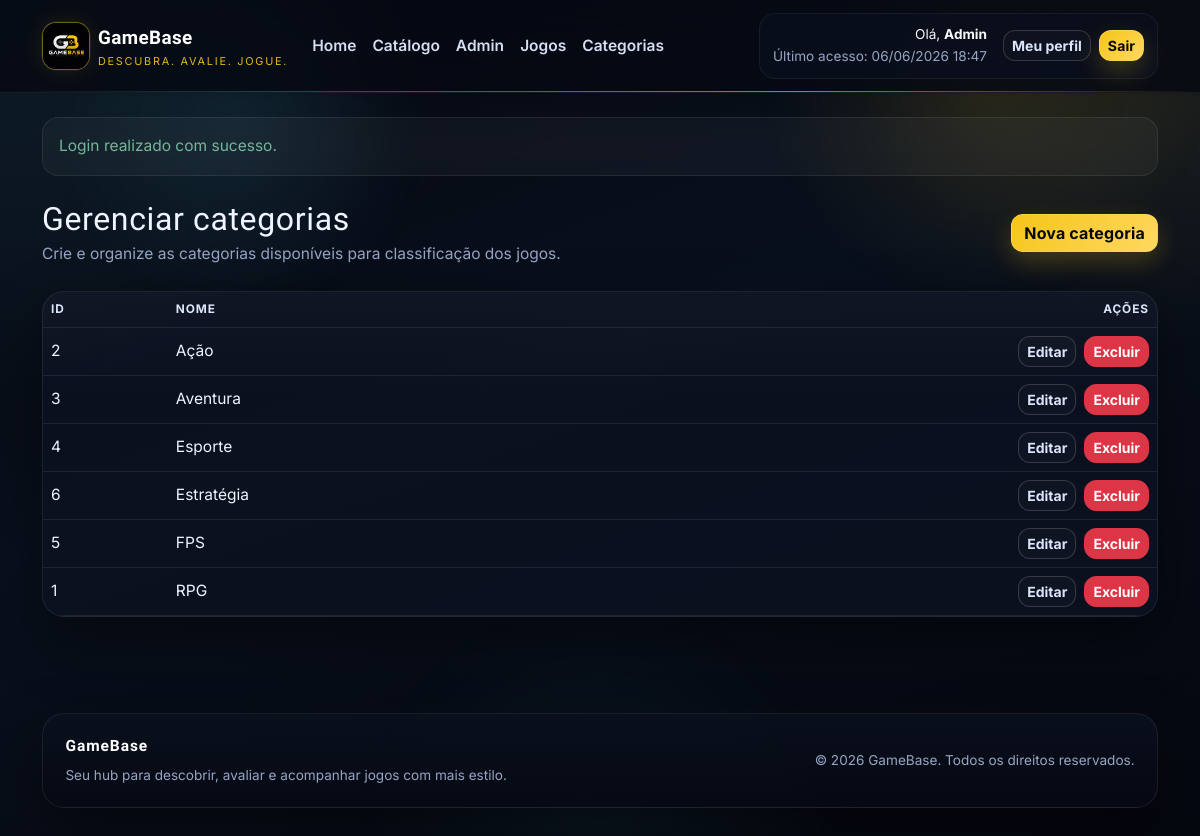
The page /index.php?page=admin_categorias (signed in) on the database its author committed.
### tables this page shows
CREATE TABLE categorias (
    id INT AUTO_INCREMENT PRIMARY KEY,
    nome VARCHAR(80) NOT NULL UNIQUE
);

### controllers/CategoriaController.php (called while the page is built, shortened)
<?php
class CategoriaController
{
    private Categoria $categoriaModel;
    public function __construct()
    {
        $this->categoriaModel = new Categoria();
    }
    public function adminCategorias(): void
    {
        render('admin/categorias_lista.php', [
            'pageTitle' => 'Gerenciar categorias',
            'categorias' => $this->categoriaModel->listarTodas(),
        ]);
    }
}

### models/Categoria.php (called while the page is built, shortened)
<?php
class Categoria
{
    private PDO $conn;
    public function __construct()
    {
        $this->conn = Database::getConnection();
    }
    public function listarTodas(): array
    {
        $stmt = $this->conn->query('SELECT * FROM categorias ORDER BY nome ASC');
        return $stmt->fetchAll();
    }
}

### config/database.php (called while the page is built, shortened)
<?php
class Database
{
    private static ?PDO $connection = null;
    public static function getConnection(): PDO
    {
        if (self::$connection instanceof PDO) {
            return self::$connection;
        }
        $host = getenv("GAMEBASE_DB_HOST") ?: "localhost";
        $dbname = getenv("GAMEBASE_DB_NAME") ?: "gamebase";
        $username = getenv("GAMEBASE_DB_USER") ?: "root";
        $password = getenv("GAMEBASE_DB_PASS");
        $password = $password !== false ? $password : "root";
        $charset = getenv("GAMEBASE_DB_CHARSET") ?: "utf8mb4";
        $dsn = sprintf(
            "mysql:host=%s;dbname=%s;charset=%s",
            $host,
            $dbname,
            $charset
        );
        try {
            self::$connection = self::createPdo($dsn, $username, $password);
        } catch (Throwable $exception) {
            if (function_exists("debugLog")) {
                debugLog(
                    "initial",
                    "H1",
                    "config/database.php:42",
                    "database connection failed",
                    [
                        "host" => $host,
                        "database" => $dbname,
                        "errorType" => get_class($exception),
                        "errorCode" => (string) $exception->getCode(),
                        "errorMessage" => $exception->getMessage(),
                    ]
                );
            }
            if ((string) $exception->getCode() === "1049") {
                try {
                    if (function_exists("debugLog")) {
                        debugLog(
                            "post-fix",
                            "H1",
                            "config/database.php:50",
                            "database missing, starting bootstrap",
                            [
                                "host" => $host,
                                "database" => $dbname,
                                "schemaExists" => is_file(
                                    dirname(__DIR__) . "/database/gamebase.sql"
                                ),
                            ]
                        );
                    }
                    self::bootstrapDatabase(
                        $host,
                        $dbname,
                        $username,
                        $password,
                        $charset
                    );
                    self::$connection = self::createPdo(
                        $dsn,
                        $username,
                        $password
                    );
                    if (function_exists("debugLog")) {
                        debugLog(
                            "post-fix",
                            "H1",
                            "config/database.php:62",
                            "database bootstrap completed",
                            [
                                "host" => $host,
                                "database" => $dbname,
                            ]
                        );
                    }
                    return self::$connection;
                } catch (Throwable $bootstrapException) {
                    if (function_exists("debugLog")) {
                        debugLog(
                            "post-fix",
                            "H1",
                            "config/database.php:73",
                            "database bootstrap failed",
                            [
                                "host" => $host,
                                "database" => $dbname,
                                "errorType" => get_class($bootstrapException),
                                "errorCode" => (string) $bootstrapException->getCode(),
                                "errorMessage" => $bootstrapException->getMessage(),
                            ]
                        );
                    }
                    http_response_code(500);
                    die("<h1>Erro ao inicializar o banco</h1>" .
                        "<p>" .
                        htmlspecialchars(
                            "O banco gamebase nao existe e a inicializacao automatica falhou.",
                            ENT_QUOTES,
                            "UTF-8"
                        ) .
                        "</p>" .
                        "<p>" .
                        htmlspecialchars(
                            "Verifique se o MySQL esta ativo e se o arquivo database/gamebase.sql esta acessivel.",
                            ENT_QUOTES,
                            "UTF-8"
                        ) .
                        "</p>" .
                        "<p>" .
                        htmlspecialchars(
                            "Detalhe tecnico: " .
                                $bootstrapException->getMessage(),
                            ENT_QUOTES,
                            "UTF-8"
                        ) .
                        "</p>");
                }
            }
            http_response_code(500);
            $mensagem = "Nao foi possivel conectar ao banco de dados GameBase.";
            $orientacao =
                "Verifique host, nome do banco, usuario e senha em config/database.php ou nas variaveis de ambiente GAMEBASE_DB_*.";
            $credenciais = sprintf(
                "Configuracao atual: host=%s | banco=%s | usuario=%s",
                $host,
                $dbname,
                $username
            );
            $detalheTecnico = "Detalhe tecnico: " . $exception->getMessage();
            die("<h1>Erro de conexao com o banco</h1>" .
                "<p>" .
                htmlspecialchars($mensagem, ENT_QUOTES, "UTF-8") .
                "</p>" .
                "<p>" .
                htmlspecialchars($orientacao, ENT_QUOTES, "UTF-8") .
                "</p>" .
                "<p>" .
                htmlspecialchars($credenciais, ENT_QUOTES, "UTF-8") .
                "</p>" .
                "<p>" .
                htmlspecialchars($detalheTecnico, ENT_QUOTES, "UTF-8") .
                "</p>");
        }
        return self::$connection;
    }
    private static function createPdo(
        string $dsn,
        string $username,
        string $password
    ): PDO {
        return new PDO($dsn, $username, $password, [
            PDO::ATTR_ERRMODE => PDO::ERRMODE_EXCEPTION,
            PDO::ATTR_DEFAULT_FETCH_MODE => PDO::FETCH_ASSOC,
        ]);
    }
}

### views/admin/categorias_lista.php (the view, shortened to what this page needs)
<?php $categorias = $categorias ?? []; ?>
<section class="mb-4">
    <div class="d-flex flex-column flex-lg-row justify-content-between align-items-lg-center gap-3 mb-4">
        <div>
            <h1 class="h2 mb-1">Gerenciar categorias</h1>
            <p class="text-muted mb-0">Crie e organize as categorias disponíveis para classificação dos jogos.</p>
        </div>
        <a class="btn btn-gold" href="<?= e(baseUrl('index.php?page=admin_categorias_form')) ?>">Nova categoria</a>
    </div>
    <section class="card">
        <div class="card-body p-0">
            <div class="table-responsive">
                <table class="table table-dark table-hover align-middle mb-0">
                    <thead>
                    <tr>
                        <th>ID</th>
                        <th>Nome</th>
                        <th class="text-end">Ações</th>
                    </tr>
                    </thead>
                    <tbody>
                    <?php foreach ($categorias as $categoria): ?>
                        <tr>
                            <td><?= (int) $categoria['id'] ?></td>
                            <td><?= e($categoria['nome']) ?></td>
                            <td class="text-end">
                                <div class="d-inline-flex gap-2">
                                    <a class="btn btn-outline-light btn-sm" href="<?= e(baseUrl('index.php?page=admin_categorias_form&id=' . (int) $categoria['id'])) ?>">Editar</a>
                                    <form method="POST" action="<?= e(baseUrl('index.php?page=admin_categorias_excluir')) ?>">
                                        <button type="submit" class="btn btn-danger btn-sm">Excluir</button>
                                    </form>
                                </div>
                            </td>
                        </tr>
                    <?php endforeach; ?>
                    </tbody>
                </table>
            </div>
        </div>
    </section>
</section>

### assets/css/style.css (style rules this page uses)
:root { --gb-bg: #060913; --gb-bg-soft: #0c1220; --gb-surface: rgba(12, 18, 32, 0.88); --gb-surface-2: rgba(18, 28, 48, 0.9); --gb-surface-3: rgba(8, 12, 22, 0.94); --gb-border: rgba(255, 255, 255, 0.08); --gb-border-strong: rgba(245, 197, 24, 0.24); --gb-gold: #f5c518; --gb-gold-hover: #ffd54f; --gb-accent: #5ee6ff; --gb-light: #eff4ff; --gb-muted: #97a5c4; --gb-muted-2: #7182a6; --gb-shadow: 0 24px 60px rgba(0, 0, 0, 0.45); }
*, *::before, *::after { box-sizing: border-box; }
html { scroll-behavior: smooth; }
body { position: relative; min-height: 100vh; overflow-x: hidden; background: radial-gradient(circle at top left, rgba(94, 230, 255, 0.10), transparent 28%), radial-gradient(circle at top right, rgba(245, 197, 24, 0.10), transparent 24%), linear-gradient(160deg, #05070f 0%, #09101d 44%, #05070f 100%); color: var(--gb-light); font-family: 'Inter', system-ui, sans-serif; font-size: 0.97rem; line-height: 1.6; }
body::before, body::after { content: ""; position: fixed; inset: 0; pointer-events: none; z-index: 0; }
body::before { background: linear-gradient(rgba(255, 255, 255, 0.03) 1px, transparent 1px), linear-gradient(90deg, rgba(255, 255, 255, 0.03) 1px, transparent 1px); background-size: 56px 56px; -webkit-mask-image: linear-gradient(to bottom, rgba(255, 255, 255, 0.3), transparent 80%); mask-image: linear-gradient(to bottom, rgba(255, 255, 255, 0.3), transparent 80%); opacity: 0.18; animation: gridShift 20s linear infinite; }
body::after { background: radial-gradient(circle at 20% 15%, rgba(94, 230, 255, 0.08), transparent 16%), radial-gradient(circle at 82% 10%, rgba(245, 197, 24, 0.10), transparent 18%), radial-gradient(circle at 50% 100%, rgba(94, 230, 255, 0.06), transparent 24%); filter: blur(8px); animation: floatAura 14s ease-in-out infinite alternate; }
a { color: inherit; text-decoration: none; }
h1, h2, h3, h4, h5, h6, .navbar-brand-name, .hero-title, .page-banner-title { font-family: 'Orbitron', 'Inter', system-ui, sans-serif; letter-spacing: 0.02em; }
p, li, dd, td, th, label, small, .form-text { color: var(--gb-light); }
.text-muted, .text-secondary, [class*="text-muted"] { color: var(--gb-muted) !important; }
.btn { border-radius: 12px; font-weight: 700; transition: transform 0.2s ease, box-shadow 0.2s ease, background 0.2s ease, border-color 0.2s ease; }
.btn-gold { background: linear-gradient(135deg, var(--gb-gold) 0%, #ffd861 100%); color: #05070f; border: 1px solid rgba(255, 216, 97, 0.55); box-shadow: 0 10px 24px rgba(245, 197, 24, 0.22); letter-spacing: 0.01em; }
.btn-outline-light { border-color: rgba(255, 255, 255, 0.16); color: #dbe4fb; background: rgba(255, 255, 255, 0.02); }
.btn-danger { box-shadow: none; }
.card { position: relative; background: linear-gradient(180deg, rgba(255, 255, 255, 0.025), transparent 32%), var(--gb-surface); border: 1px solid var(--gb-border); color: var(--gb-light); border-radius: 22px; box-shadow: var(--gb-shadow); overflow: hidden; transition: transform 0.25s ease, box-shadow 0.25s ease, border-color 0.25s ease; animation: fadeUp 0.7s ease both; }
.card::before { content: ""; position: absolute; inset: 0; background: linear-gradient(135deg, rgba(94, 230, 255, 0.06), transparent 35%, rgba(245, 197, 24, 0.06)); opacity: 0; transition: opacity 0.25s ease; pointer-events: none; }
.table-dark { --bs-table-bg: transparent; --bs-table-striped-bg: rgba(255, 255, 255, 0.02); --bs-table-hover-bg: rgba(94, 230, 255, 0.06); --bs-table-border-color: rgba(255, 255, 255, 0.08); --bs-table-color: var(--gb-light); }
.table thead th { color: #dce5fa; text-transform: uppercase; font-size: 0.74rem; letter-spacing: 0.08em; }
.table td, .table th { color: var(--gb-light); }
.table-responsive { border-radius: 22px; }

### rows shown on the page
categorias: id "2", nome "Ação"
categorias: id "3", nome "Aventura"
categorias: id "4", nome "Esporte"
categorias: id "6", nome "Estratégia"
categorias: id "5", nome "FPS"
categorias: id "1", nome "RPG"

### other values the page prints
$_SESSION['usuario_nome'] "Admin"
$ultimoAcesso "06/06/2026 18:47"
$flash['mensagem'] "Login realizado com sucesso."
